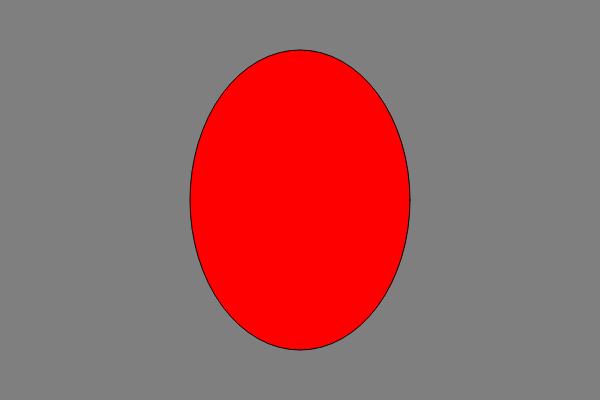
Frame 1 (no input)
Frame 60 (no input): identical to frame 1, image omitted
Frame 120 (the mouse pressed at the canvas centre since frame 60): identical to frame 1, image omitted

The p5.js sketch that drew this single still picture (run headless with seeded random() and noise() and a simulated clock; from frame 60 on, the mouse is pressed at the canvas centre):

// p5.js sketch
// ── sketch.js
function setup() {
 createCanvas(600,400);
 // put setup code here
}

function draw() {
 background(127);
   fill(252, 208, 180);
 ellipse(250,200,80,20);
 ellipse(350,200,80,20);
 fill(255,0,0);
 ellipse(300,200,220,300);
  // put drawing code here
}
